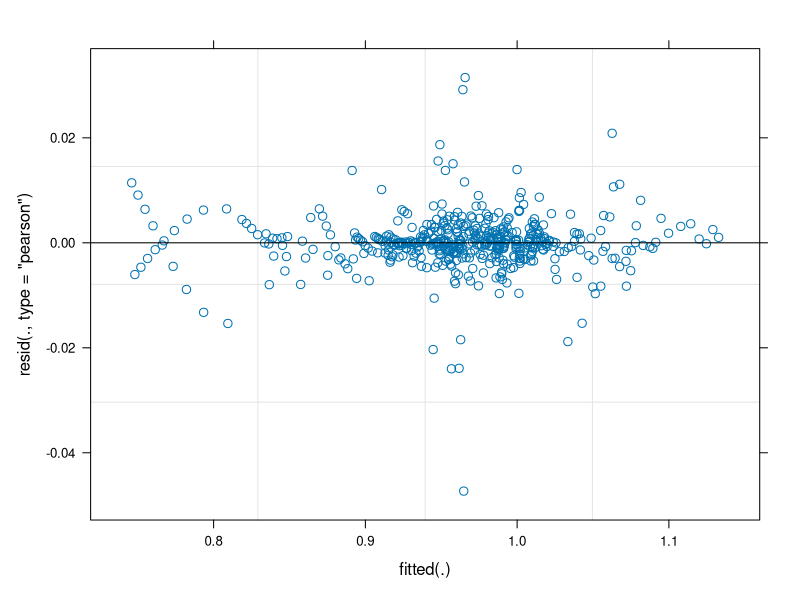
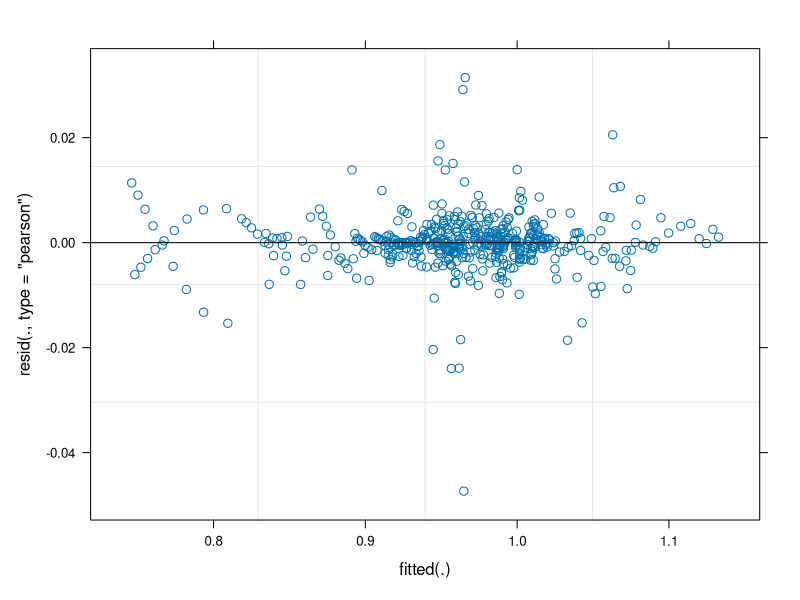
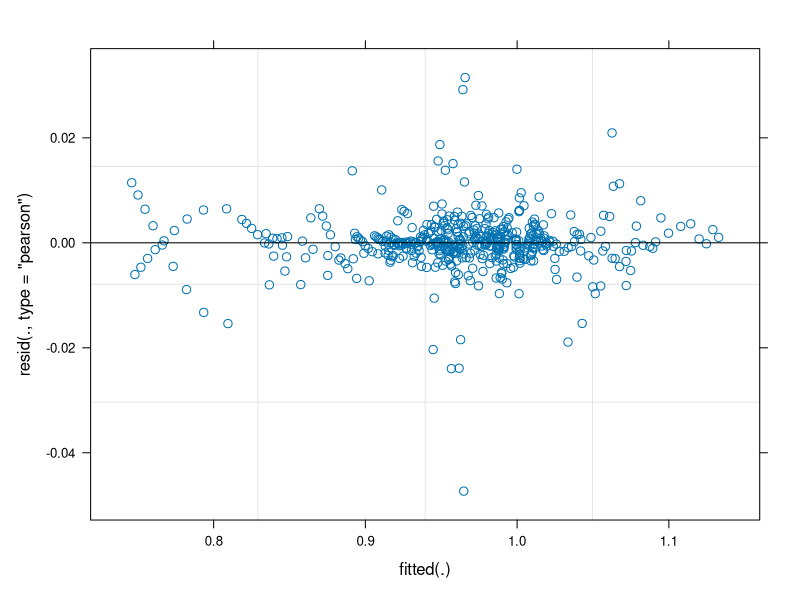
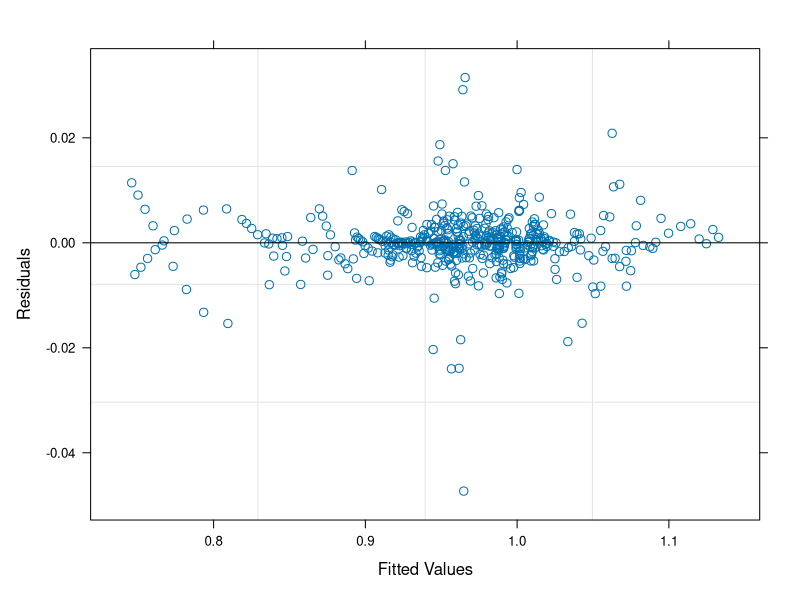
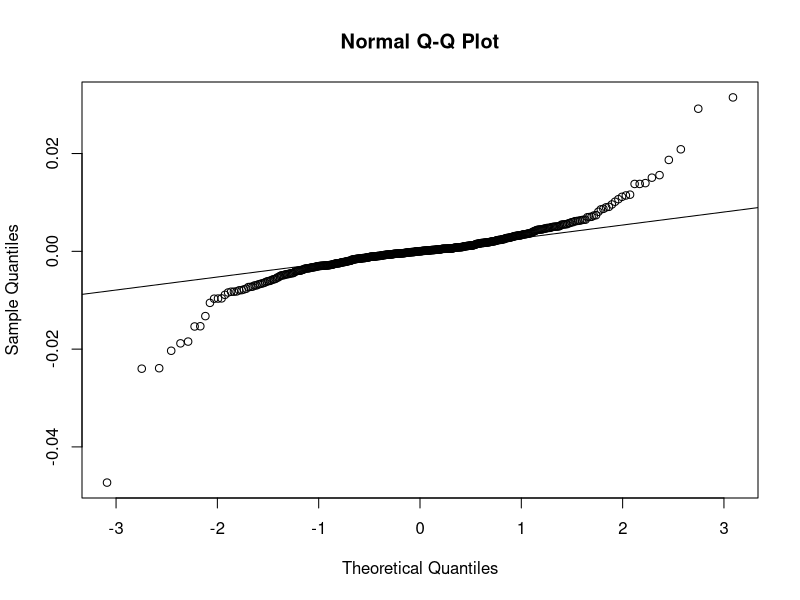
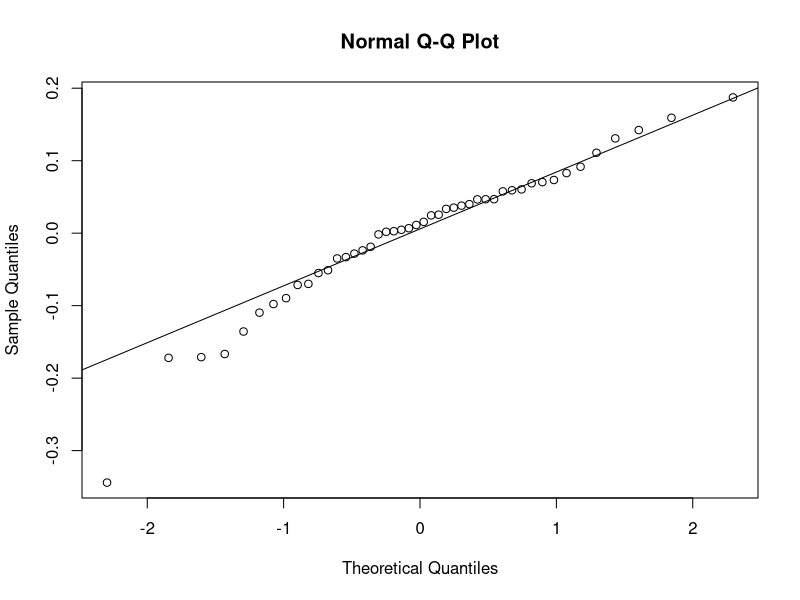
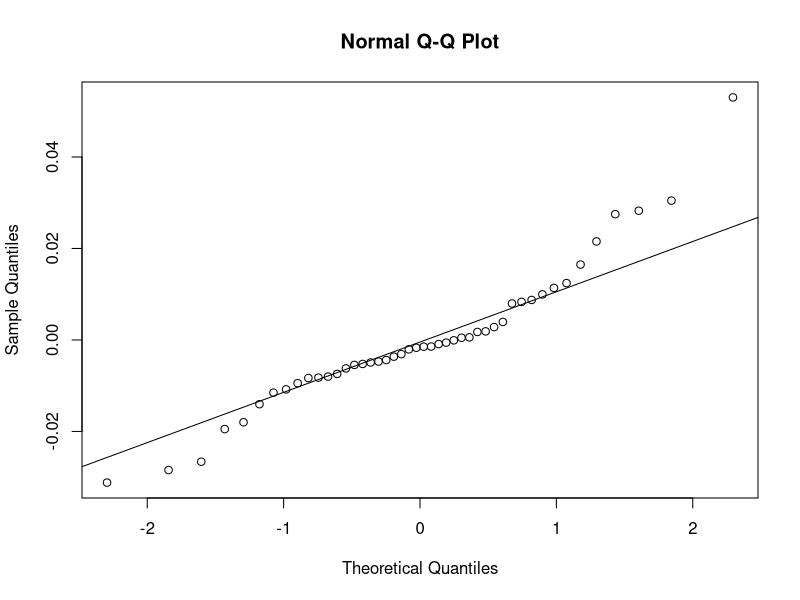
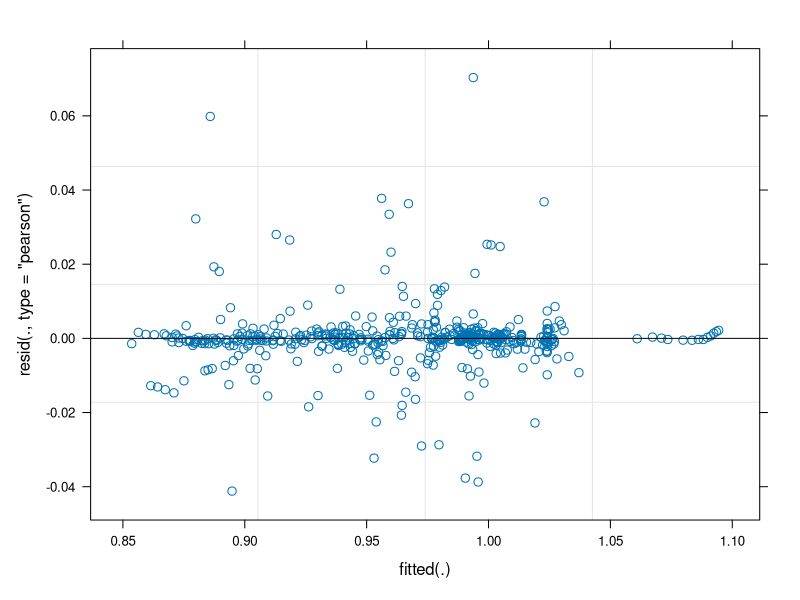

Write the R code that produced these figures, in order.
## ---- chunk 1
library(dplyr)
library(lme4)
library(lmerTest)

#load data
helmet <- read.csv("clean_helmet_for_emily.csv")
helmet$chemIndex <- as.factor(helmet$chemIndex)
helmet$porosity <- as.factor(helmet$porosity)
#filter out cycle number 0:
helmet <- helmet |>
  subset(cycleNum != 0)
## ---- chunk 2
stiffModelp <- lmer(stiffFrac~chemIndex*log(cycleNum)+freq + amp + porosity + 
                     (log(cycleNum)|sampleNum),data = helmet)
summary(stiffModelp)
plot(stiffModelp)

stiffModelp2 <- lmer(stiffFrac~chemIndex + log(cycleNum)+freq + amp + porosity + 
                     (log(cycleNum)|sampleNum),data = helmet)
summary(stiffModelp2)
plot(stiffModelp2)

anova(stiffModelp,stiffModelp2)

stiffModel <- lmer(stiffFrac~chemIndex*log(cycleNum)+freq + amp + 
                     (log(cycleNum)|sampleNum),data = helmet)
summary(stiffModel)
plot(stiffModel)

anova(stiffModelp,stiffModel)

plot(stiffModelp,xlab = "Fitted Values", ylab = "Residuals")
qqnorm(residuals(stiffModelp, type = "pearson"))
qqline(residuals(stiffModelp, type = "pearson"))
randoms <- ranef(stiffModelp)$sampleNum$'(Intercept)'
qqnorm(randoms)
qqline(randoms)
randoms2 <- ranef(stiffModelp)$sampleNum$'log(cycleNum)'
qqnorm(randoms2)
qqline(randoms2)
## ---- chunk 3
dampModelci <- lmer(dampFrac ~ porosity + freq + amp +strainRate + chemIndex +
                    log(cycleNum)+(log(cycleNum)|sampleNum),data=helmet)
summary(dampModelci)
plot(dampModelci)

dampModel <- lmer(dampFrac ~ porosity + freq + amp +strainRate +
                    log(cycleNum)+(log(cycleNum)|sampleNum),data=helmet)
summary(dampModel)
plot(dampModel)

anova(dampModel,dampModelci)
